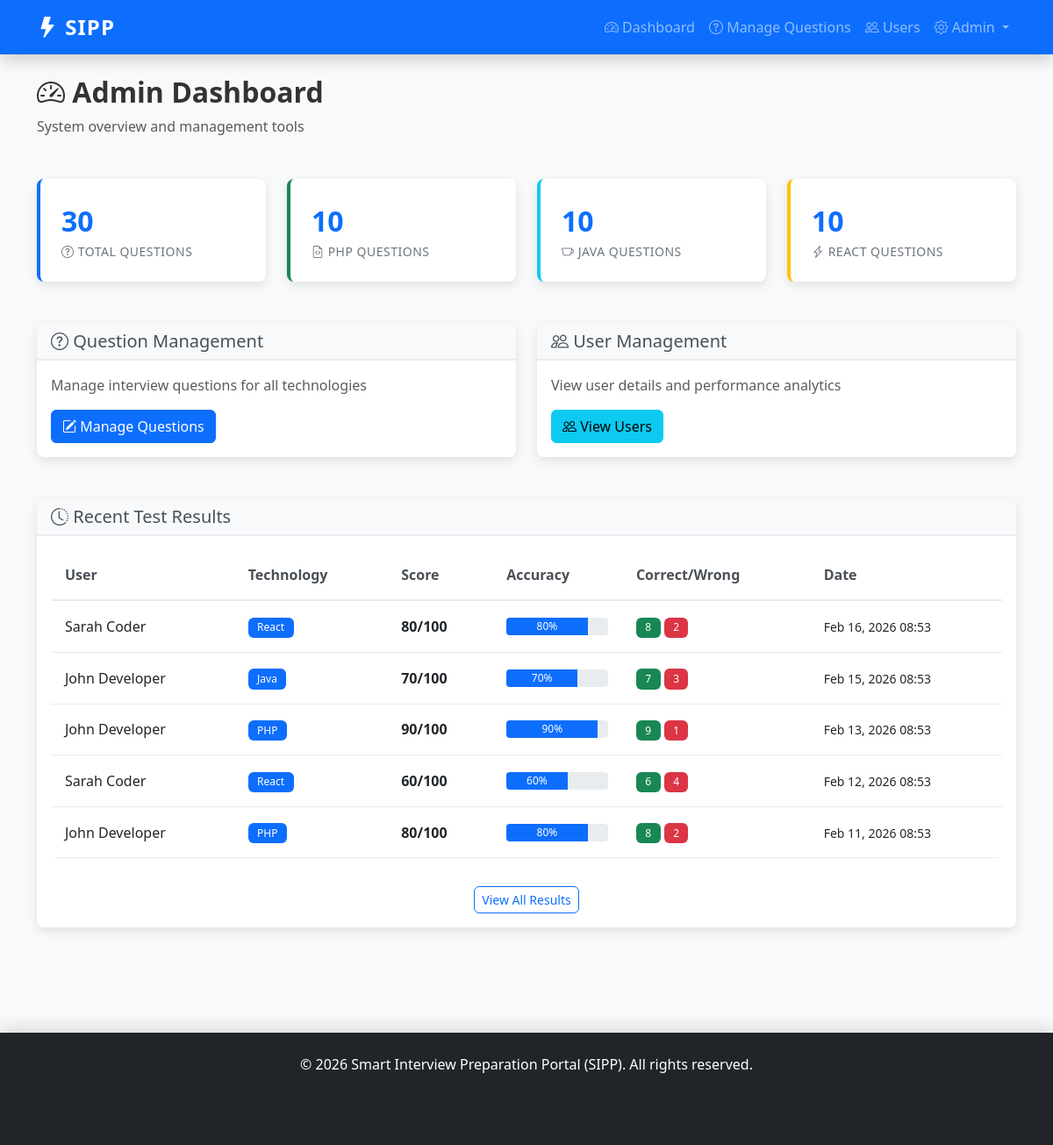
Screenshot of /admin/dashboard.php (signed in) with the database file from the repository.
### tables this page shows
CREATE TABLE `results` (
    `id` INT PRIMARY KEY AUTO_INCREMENT,
    `user_id` INT NOT NULL,
    `technology` ENUM('PHP', 'Java', 'React') NOT NULL,
    `total_questions` INT NOT NULL,
    `correct_answers` INT NOT NULL,
    `wrong_answers` INT NOT NULL,
    `accuracy_percentage` DECIMAL(5, 2),
    `score` INT,
    `test_duration_seconds` INT,
    `test_date` TIMESTAMP DEFAULT CURRENT_TIMESTAMP,
    FOREIGN KEY (user_id) REFERENCES users(id) ON DELETE CASCADE,
    INDEX idx_user_id (user_id),
    INDEX idx_technology (technology),
    INDEX idx_test_date (test_date)
);

CREATE TABLE `users` (
    `id` INT PRIMARY KEY AUTO_INCREMENT,
    `username` VARCHAR(50) UNIQUE NOT NULL,
    `email` VARCHAR(100) UNIQUE NOT NULL,
    `password` VARCHAR(255) NOT NULL,
    `full_name` VARCHAR(100),
    `created_at` TIMESTAMP DEFAULT CURRENT_TIMESTAMP,
    `updated_at` TIMESTAMP DEFAULT CURRENT_TIMESTAMP ON UPDATE CURRENT_TIMESTAMP,
    INDEX idx_username (username),
    INDEX idx_email (email)
);

### models/Question.php (called while the page is built, shortened)
<?php
class Question {
    private $connection;
    private $table = 'questions';
    public function __construct($connection) {
        $this->connection = $connection;
    }
    public function getQuestionCount($technology, $difficulty = null) {
        if ($difficulty) {
            $query = "SELECT COUNT(*) as count FROM $this->table WHERE technology = ? AND difficulty = ?";
            $stmt = $this->connection->prepare($query);
            $stmt->bind_param("ss", $technology, $difficulty);
        } else {
            $query = "SELECT COUNT(*) as count FROM $this->table WHERE technology = ?";
            $stmt = $this->connection->prepare($query);
            $stmt->bind_param("s", $technology);
        }
        $stmt->execute();
        $result = $stmt->get_result();
        $row = $result->fetch_assoc();
        return $row['count'];
    }
}
?>

### models/Result.php (called while the page is built, shortened)
<?php
class Result {
    private $connection;
    private $results_table = 'results';
    public function __construct($connection) {
        $this->connection = $connection;
    }
    public function getAllResults($limit = 100, $offset = 0) {
        $query = "SELECT r.*, u.username, u.full_name FROM $this->results_table r
                  JOIN users u ON r.user_id = u.id
                  ORDER BY r.test_date DESC
                  LIMIT ? OFFSET ?";
        $stmt = $this->connection->prepare($query);
        $stmt->bind_param("ii", $limit, $offset);
        $stmt->execute();
        $result = $stmt->get_result();
        $results = array();
        while ($row = $result->fetch_assoc()) {
            $results[] = $row;
        }
        return $results;
    }
}
?>

### admin/dashboard.php (the view, shortened to what this page needs)
<?php
$base_url = '..';
require_once '../config/Database.php';
require_once '../models/Question.php';
require_once '../models/Result.php';
$database = new Database();
$connection = $database->connect();
$question_model = new Question($connection);
$result_model = new Result($connection);
$php_count = $question_model->getQuestionCount('PHP');
$java_count = $question_model->getQuestionCount('Java');
$react_count = $question_model->getQuestionCount('React');
$total_questions = $php_count + $java_count + $react_count;
$all_results = $result_model->getAllResults(5, 0);
include '../views/header.php';
?>
<div class="mb-5">
    <h1 class="h2 fw-bold">
        <i class="bi bi-speedometer2"></i> Admin Dashboard
    </h1>
    <p class="text-muted">System overview and management tools</p>
</div>
<div class="row g-4 mb-5">
    <div class="col-md-6 col-lg-3">
        <div class="card stat-card">
            <div class="stat-number"><?php echo $total_questions; ?></div>
            <div class="stat-label">
                <i class="bi bi-question-circle"></i> Total Questions
            </div>
        </div>
    </div>
    <div class="col-md-6 col-lg-3">
        <div class="card stat-card success">
            <div class="stat-number"><?php echo $php_count; ?></div>
            <div class="stat-label">
                <i class="bi bi-file-earmark-code"></i> PHP Questions
            </div>
        </div>
    </div>
    <div class="col-md-6 col-lg-3">
        <div class="card stat-card info">
            <div class="stat-number"><?php echo $java_count; ?></div>
            <div class="stat-label">
                <i class="bi bi-cup"></i> Java Questions
            </div>
        </div>
    </div>
    <div class="col-md-6 col-lg-3">
        <div class="card stat-card warning">
            <div class="stat-number"><?php echo $react_count; ?></div>
            <div class="stat-label">
                <i class="bi bi-lightning-charge"></i> React Questions
            </div>
        </div>
    </div>
</div>
<div class="row g-4 mb-5">
    <div class="col-md-6">
        <div class="card">
            <div class="card-header">
                <h5 class="mb-0">
                    <i class="bi bi-question-circle"></i> Question Management
                </h5>
            </div>
            <div class="card-body">
                <p class="text-muted mb-3">Manage interview questions for all technologies</p>
                <a href="questions.php" class="btn btn-primary">
                    <i class="bi bi-pencil-square"></i> Manage Questions
                </a>
            </div>
        </div>
    </div>
    <div class="col-md-6">
        <div class="card">
            <div class="card-header">
                <h5 class="mb-0">
                    <i class="bi bi-people"></i> User Management
                </h5>
            </div>
            <div class="card-body">
                <p class="text-muted mb-3">View user details and performance analytics</p>
                <a href="users.php" class="btn btn-info">
                    <i class="bi bi-people"></i> View Users
                </a>
            </div>
        </div>
    </div>
</div>
<?php if (!empty($all_results)): ?>
<div class="row g-4 mb-5">
    <div class="col-12">
        <div class="card">
            <div class="card-header">
                <h5 class="mb-0">
                    <i class="bi bi-clock-history"></i> Recent Test Results
                </h5>
            </div>
            <div class="card-body">
                <div class="table-responsive">
                    <table class="table">
                        <thead>
                            <tr>
                                <th>User</th>
                                <th>Technology</th>
                                <th>Score</th>
                                <th>Accuracy</th>
                                <th>Correct/Wrong</th>
                                <th>Date</th>
                            </tr>
                        </thead>
                        <tbody>
                            <?php foreach ($all_results as $result): ?>
                                <tr>
                                    <td><?php echo htmlspecialchars($result['full_name']); ?></td>
                                    <td>
                                        <span class="badge bg-primary"><?php echo htmlspecialchars($result['technology']); ?></span>
                                    </td>
                                    <td><strong><?php echo (int)$result['score']; ?>/100</strong></td>
                                    <td>
                                        <div class="progress" style="height: 20px;">
                                            <div class="progress-bar" role="progressbar"
                                                 style="width: <?php echo (float)$result['accuracy_percentage']; ?>%"
                                                 aria-valuenow="<?php echo (float)$result['accuracy_percentage']; ?>"
                                                 aria-valuemin="0" aria-valuemax="100">
                                                <?php echo (float)$result['accuracy_percentage']; ?>%
                                            </div>
                                        </div>
                                    </td>
                                    <td>
                                        <span class="badge bg-success"><?php echo $result['correct_answers']; ?></span>
                                        <span class="badge bg-danger"><?php echo $result['wrong_answers']; ?></span>
                                    </td>
                                    <td><small><?php echo date('M d, Y H:i', strtotime($result['test_date'])); ?></small></td>
                                </tr>
                            <?php endforeach; ?>
                        </tbody>
                    </table>
                </div>
                <div class="text-center mt-3">
                    <a href="users.php" class="btn btn-sm btn-outline-primary">View All Results</a>
                </div>
            </div>
        </div>
    </div>
</div>
<?php endif; ?>
<?php include '../views/footer.php'; ?>

### views/header.php (shortened to what this page needs)
<!DOCTYPE html>
<html lang="en">
<head>
    <link href="https://cdn.jsdelivr.net/npm/bootstrap@5.3.0/dist/css/bootstrap.min.css" rel="stylesheet">
    <link rel="stylesheet" href="https://cdn.jsdelivr.net/npm/bootstrap-icons@1.11.0/font/bootstrap-icons.css">
    <link rel="stylesheet" href="<?php echo $base_url; ?>/assets/css/style.css">
</head>
<body>
    <nav class="navbar navbar-expand-lg navbar-dark bg-primary sticky-top">
        <div class="container">
            <a class="navbar-brand fw-bold" href="<?php echo $base_url; ?>/">
                <i class="bi bi-lightning-fill"></i> SIPP
            </a>
            <div class="collapse navbar-collapse" id="navbarNav">
                <ul class="navbar-nav ms-auto">
                    <?php if (isset($_SESSION['user_id'])): ?>
                        <li class="nav-item">
                            <a class="nav-link" href="<?php echo $base_url; ?>/dashboard.php">
                                <i class="bi bi-speedometer2"></i> Dashboard
                            </a>
                        </li>
                        <li class="nav-item">
                            <a class="nav-link" href="<?php echo $base_url; ?>/test.php">
                                <i class="bi bi-pencil-square"></i> Take Test
                            </a>
                        </li>
                        <li class="nav-item dropdown">
                            <a class="nav-link dropdown-toggle" href="#" id="userDropdown" role="button" data-bs-toggle="dropdown">
                                <i class="bi bi-person-circle"></i> <?php echo htmlspecialchars($_SESSION['username']); ?>
                            </a>
                            <ul class="dropdown-menu dropdown-menu-end" aria-labelledby="userDropdown">
                                <li><a class="dropdown-item" href="<?php echo $base_url; ?>/profile.php">Profile</a></li>
                                <li><hr class="dropdown-divider"></li>
                                <li><a class="dropdown-item" href="<?php echo $base_url; ?>/logout.php">Logout</a></li>
                            </ul>
                        </li>
                    <?php elseif (isset($_SESSION['admin_id'])): ?>
                        <li class="nav-item">
                            <a class="nav-link" href="<?php echo $base_url; ?>/admin/dashboard.php">
                                <i class="bi bi-speedometer2"></i> Dashboard
                            </a>
                        </li>
                        <li class="nav-item">
                            <a class="nav-link" href="<?php echo $base_url; ?>/admin/questions.php">
                                <i class="bi bi-question-circle"></i> Manage Questions
                            </a>
                        </li>
                        <li class="nav-item">
                            <a class="nav-link" href="<?php echo $base_url; ?>/admin/users.php">
                                <i class="bi bi-people"></i> Users
                            </a>
                        </li>
                        <li class="nav-item dropdown">
                            <a class="nav-link dropdown-toggle" href="#" id="adminDropdown" role="button" data-bs-toggle="dropdown">
                                <i class="bi bi-gear"></i> Admin
                            </a>
                        </li>
                    <?php endif; ?>
                </ul>
            </div>
        </div>
    </nav>
    <main class="py-4">
        <div class="container">

### views/footer.php (shortened to what this page needs)
        </div>
    </main>
    <footer class="bg-dark text-white py-4 mt-5">
        <div class="container text-center">
            <p>&copy; 2026 Smart Interview Preparation Portal (SIPP). All rights reserved.</p>
            <p class="text-muted">Built with PHP, MySQL, Bootstrap & Chart.js</p>
        </div>
    </footer>
    <div class="position-fixed bottom-0 end-0 p-3" style="z-index: 11">
    </div>
</body>
</html>

### assets/css/style.css (style rules this page uses)
:root { --primary-color: #0d6efd; --success-color: #198754; --danger-color: #dc3545; --warning-color: #ffc107; --info-color: #0dcaf0; --light-bg: #f8f9fa; --shadow: 0 0.5rem 1rem rgba(0, 0, 0, 0.15); }
* { margin: 0; padding: 0; box-sizing: border-box; }
body { font-family: 'Segoe UI', Tahoma, Geneva, Verdana, sans-serif; background-color: #f8f9fa; color: #333; min-height: 100vh; display: flex; flex-direction: column; }
main { flex: 1; }
.navbar { box-shadow: var(--shadow); }
.navbar-brand { font-size: 1.5rem; letter-spacing: 1px; }
.card { border: none; border-radius: 0.5rem; box-shadow: 0 0.25rem 0.75rem rgba(0, 0, 0, 0.1); transition: transform 0.3s ease, box-shadow 0.3s ease; }
.card-header { background-color: #f8f9fa; border-bottom: 2px solid #e9ecef; font-weight: 600; color: #495057; }
.btn { border-radius: 0.375rem; font-weight: 500; transition: all 0.3s ease; }
.btn-primary { background-color: var(--primary-color); border-color: var(--primary-color); }
.stat-card { padding: 1.5rem; border-left: 4px solid var(--primary-color); background-color: white; }
.stat-card.success { border-left-color: var(--success-color); }
.stat-card.info { border-left-color: var(--info-color); }
.stat-card.warning { border-left-color: var(--warning-color); }
.stat-number { font-size: 2rem; font-weight: 700; color: var(--primary-color); }
.stat-label { font-size: 0.875rem; color: #6c757d; text-transform: uppercase; letter-spacing: 0.5px; }
.progress { height: 0.5rem; border-radius: 0.25rem; overflow: hidden; }
.progress-bar { background-color: var(--primary-color); transition: width 0.3s ease; }
.table { background-color: white; border-radius: 0.375rem; overflow: hidden; }
.table thead { background-color: #f8f9fa; border-bottom: 2px solid #e9ecef; }
.table thead th { font-weight: 600; color: #495057; border: none; padding: 1rem; }
.table tbody td { padding: 1rem; border-color: #e9ecef; vertical-align: middle; }
footer { margin-top: auto; box-shadow: 0 -0.5rem 1rem rgba(0, 0, 0, 0.1); }
.badge { padding: 0.35rem 0.65rem; font-weight: 500; font-size: 0.75rem; }

### rows the page displays
results: user.full_name "Sarah Coder", technology "React", score "80", accuracy_percentage "80", correct_answers "8", wrong_answers "2", test_date "Feb 16, 2026 08:53"
results: user.full_name "John Developer", technology "Java", score "70", accuracy_percentage "70", correct_answers "7", wrong_answers "3", test_date "Feb 15, 2026 08:53"
results: user.full_name "John Developer", technology "PHP", score "90", accuracy_percentage "90", correct_answers "9", wrong_answers "1", test_date "Feb 13, 2026 08:53"
results: user.full_name "Sarah Coder", technology "React", score "60", accuracy_percentage "60", correct_answers "6", wrong_answers "4", test_date "Feb 12, 2026 08:53"
results: user.full_name "John Developer", technology "PHP", score "80", accuracy_percentage "80", correct_answers "8", wrong_answers "2", test_date "Feb 11, 2026 08:53"

### other values shown
$total_questions "30"
$php_count "10"
$java_count "10"
$react_count "10"
